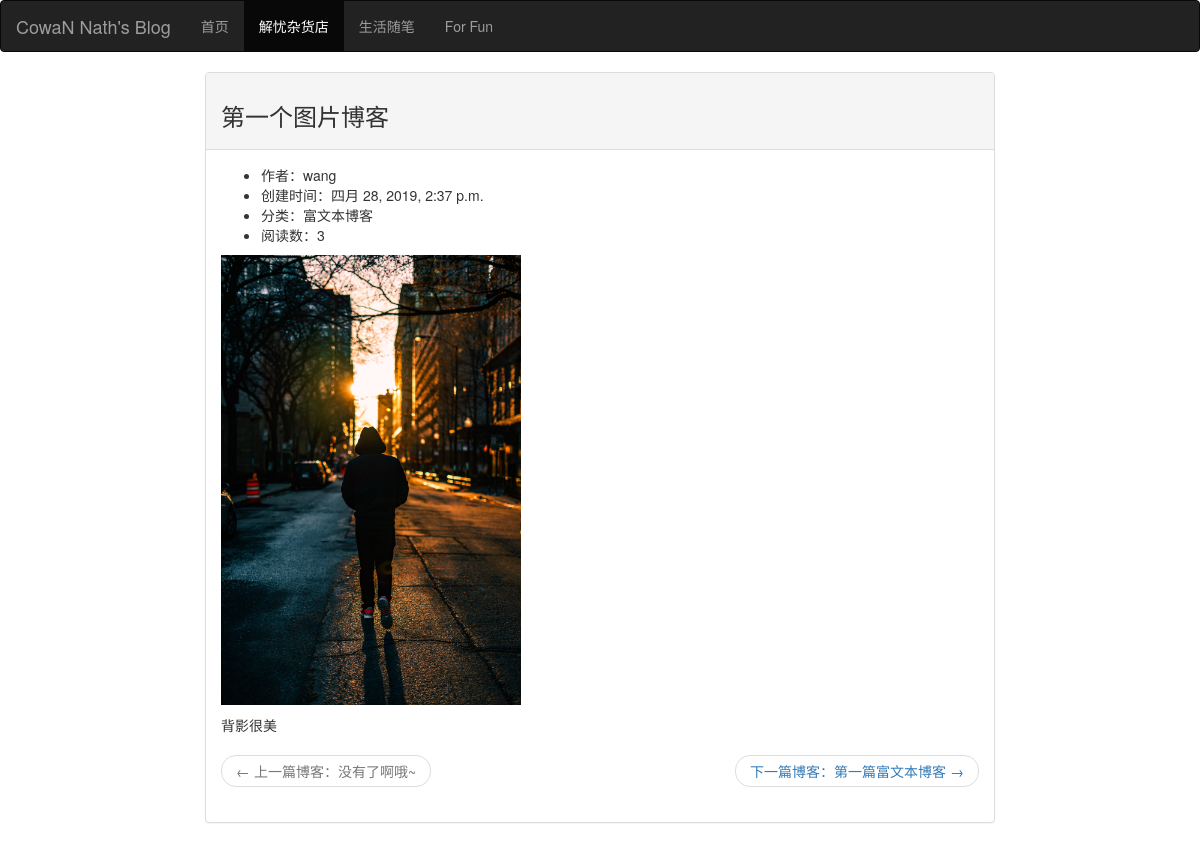
/blog/57, run on the app's committed database.
### blog/models.py (models this page shows, shortened)
class Blog(models.Model):
    title = models.CharField(max_length = 50)
    blog_type = models.ForeignKey(BlogType, on_delete = models.DO_NOTHING, related_name = "blog")
    author = models.ForeignKey(User, on_delete = models.DO_NOTHING)
    created_time = models.DateTimeField(auto_now_add = True)
    last_updated_time = models.DateTimeField(auto_now = True)
    content = RichTextUploadingField()
    read_detail = GenericRelation(ReadDetail)
    def read_num(self):
        try:
            ct = ContentType.objects.get_for_model(self)
            readNum = ReadNum.objects.get(content_type = ct, object_id = self.pk)
            return  readNum.read_num
        except exceptions.ObjectDoesNotExist:
            return 0
    class Meta:
        ordering = ['-id']

class BlogType(models.Model):
    type_name = models.CharField(max_length = 50)
    def __str__(self):
        return self.type_name

### read_statistics/models.py (models this page shows)
class ReadNum(models.Model):
    content_type = models.ForeignKey(ContentType, on_delete=models.CASCADE)
    object_id = models.PositiveIntegerField()
    content_object = GenericForeignKey('content_type', 'object_id')
    read_num = models.IntegerField(default = 0)

### blog/views.py (the view)
# urls.py: path('<int:id>', views.blog_detail, name="blog_detail"),
def blog_detail(request, id):
    blog = get_object_or_404(Blog, pk = id)
    previous_blog = Blog.objects.filter(created_time__gt = blog.created_time).last()
    next_blog = Blog.objects.filter(created_time__lt = blog.created_time).first()
    ct = ContentType.objects.get_for_model(blog)
    if not request.COOKIES.get("%s_%s_read" % ("blog", blog.id)):
        readNum, created = ReadNum.objects.get_or_create(content_type = ct, object_id = blog.id)
        readNum.read_num += 1
        readNum.save()
        date = timezone.now().date()
        readDetail, created = ReadDetail.objects.get_or_create(content_type = ct, object_id = blog.id, read_date = date)
        readDetail.read_num += 1
        readDetail.save()
    context = {}
    context["blog"] = blog
    context["previous_blog"] = previous_blog
    context["next_blog"] = next_blog
    response = render(request, 'blog_detail.html', context)
    response.set_cookie("%s_%s_read" % ("blog", blog.id), 'true')
    return response

### blog/templates/blog_detail.html (shortened to what this page needs)
{% extends 'base.html' %}
{% block blog_list_status %}active{% endblock %}
{% block content %}
    <div class="row">
        <div class="col-sm-8 col-sm-offset-2">
            <div class="panel panel-default">
                <div class="panel-heading">
                    <h3>{{ blog.title }}</h3>
                </div>
                <div class="panel-body">
                    <ul>
                        <li>作者：{{ blog.author }}</li>
                        <li>创建时间：{{ blog.created_time }}</li>
                        <li>分类：{{ blog.blog_type|safe }}</li>
                        <li>阅读数：{{ blog.read_num }}</li>
                    </ul>
                    <p>{{ blog.content|safe }}</p>
                    <div aria-label="...">
                        <ul class="pager">
                            {% if previous_blog %}
                                <li class="previous"><a href="{% url 'blog_detail' previous_blog.id %}"><span aria-hidden="true">&larr;</span> 上一篇博客：{{ previous_blog.title }}</a></li>
                            {% else %}
                                <li class="previous disabled"><a href="#"><span aria-hidden="true">&larr;</span> 上一篇博客：没有了啊哦~</a></li>
                            {% endif %}
                            {% if next_blog %}
                                <li class="next"><a href="{% url 'blog_detail' next_blog.id %}">下一篇博客：{{ next_blog.title }} <span aria-hidden="true">&rarr;</span></a></li>
                            {% else %}
                                <li class="next disabled"><a href="#">下一篇博客：没有了啊哦~ <span aria-hidden="true">&rarr;</span></a></li>
                            {% endif %}
                        </ul>
                    </div>
                </div>
            </div>
        </div>
    </div>
{% endblock %}

### data on the page
Blog: title "第一个图片博客", author "wang", created_time "四月 28, 2019, 2:37 p.m.", blog_type "富文本博客", read_num "3", content (picture), content "背影很美"
Blog: title "第一篇富文本博客"
